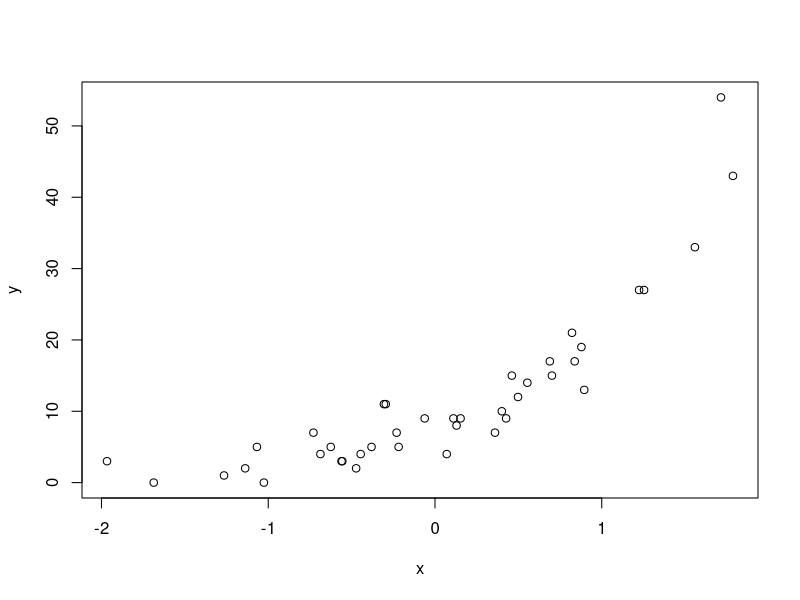

The R source for this figure:
# Simulate data
set.seed(123)
n <- 40
x <- rnorm(n, 0 , 1)
y = rpois(n, exp(2 + x))
data <- data.frame(y = y, x = x, predPois = NA, predNorm = NA)
plot(x, y)

# K-fold cross validation
K = 10 # Number of groups
data$group <- sample(1:K, n, replace = TRUE)
data$group <- rep(1:K, each = n/K) # Tambien


for(k in 1:K){
  # Fit model to data (except group K)
  ind <- data$group != k
  mod.pois <- glm(y ~ x, family = poisson(link = "log"), data = data[ind,])
  mod.norm <- lm(y ~ x, data = data[ind,])

  # Predict data for group K
  ind <- data$group == k
  data$predPois[ind] <- predict(mod.pois, newdata = data, type = "response")[ind]
  data$predNorm[ind] <- predict(mod.norm, newdata = data, type = "response")[ind]
}

# Calculate RMSE
# - Pois
sqrt(mean((data$predPois - data$y)^2))

# - Norm
sqrt(mean((data$predNorm - data$y)^2))

